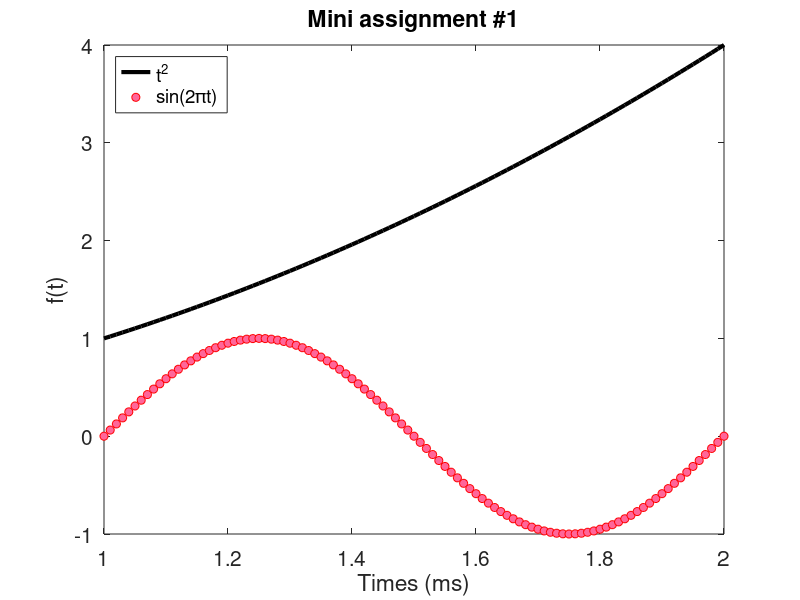

MATLAB code for this plot:
close all
clear
clc
x = 1:0.01:2;
f = x.^2;
g = sin(x.*2*pi);

figure
plot(x, f, 'k',...
    'LineWidth', 3);
hold on
plot(x, g, 'or',...
    'MarkerFaceColor', [1, 0.4, 0.6]);
%get(gca)
set(gca, 'FontSize', 15)
set(gca, 'YTick', -1:4)
set(gca, 'XTick', 1:0.2:2)

legend({'t^{2}', 'sin(2\pit)'}, 'Location', 'northwest');
title('Mini assignment #1')
xlabel('Times (ms)')
ylabel('f(t)')

% saveas(gcf, 'test.pdf', 'pdf')